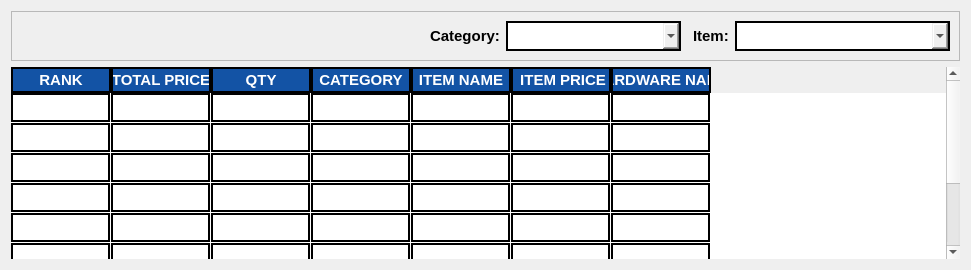
         <widget class="QWidget" name="page_11">
          <layout class="QVBoxLayout" name="verticalLayout_12">
           <item>
            <widget class="QFrame" name="frame_20">
             <property name="frameShape">
              <enum>QFrame::StyledPanel</enum>
             </property>
             <property name="frameShadow">
              <enum>QFrame::Raised</enum>
             </property>
             <layout class="QHBoxLayout" name="horizontalLayout_19">
              <item>
               <spacer name="horizontalSpacer_27">
                <property name="orientation">
                 <enum>Qt::Horizontal</enum>
                </property>
                <property name="sizeHint" stdset="0">
                 <size>
                  <width>409</width>
                  <height>20</height>
                 </size>
                </property>
               </spacer>
              </item>
              <item>
               <widget class="QLabel" name="label_22">
                <property name="styleSheet">
                 <string notr="true">border-color: white;
border-style: none;
font-family: Segoe UI;
font-weight: bold;
color: black;
font-size: 15px;
</string>
                </property>
                <property name="text">
                 <string>Category:</string>
                </property>
               </widget>
              </item>
              <item>
               <widget class="QComboBox" name="list_data_categoryBox">
                <property name="minimumSize">
                 <size>
                  <width>175</width>
                  <height>30</height>
                 </size>
                </property>
                <property name="maximumSize">
                 <size>
                  <width>175</width>
                  <height>30</height>
                 </size>
                </property>
                <property name="cursor">
                 <cursorShape>PointingHandCursor</cursorShape>
                </property>
                <property name="styleSheet">
                 <string notr="true">QComboBox{
border-style: solid;
border-width: 2px;
border-color: black;
font-family: Segoe UI;
font-weight: bold;
color: black;
font-size: 12.5px;

}

QComboBox::hover{
background-color: #efefef;
}</string>
                </property>
               </widget>
              </item>
              <item>
               <widget class="QFrame" name="frame_21">
                <property name="frameShape">
                 <enum>QFrame::StyledPanel</enum>
                </property>
                <property name="frameShadow">
                 <enum>QFrame::Raised</enum>
                </property>
               </widget>
              </item>
              <item>
               <widget class="QLabel" name="label_23">
                <property name="styleSheet">
                 <string notr="true">border-color: white;
border-style: none;
font-family: Segoe UI;
font-weight: bold;
color: black;
font-size: 15px;
</string>
                </property>
                <property name="text">
                 <string>Item:</string>
                </property>
               </widget>
              </item>
              <item>
               <widget class="QComboBox" name="list_data_itemBox">
                <property name="minimumSize">
                 <size>
                  <width>215</width>
                  <height>30</height>
                 </size>
                </property>
                <property name="maximumSize">
                 <size>
                  <width>215</width>
                  <height>30</height>
                 </size>
                </property>
                <property name="cursor">
                 <cursorShape>PointingHandCursor</cursorShape>
                </property>
                <property name="styleSheet">
                 <string notr="true">QComboBox{
border-style: solid;
border-width: 2px;
border-color: black;
font-family: Segoe UI;
font-weight: bold;
color: black;
font-size: 12.5px;

}

QComboBox::hover{
background-color: #efefef;
}</string>
                </property>
               </widget>
              </item>
             </layout>
            </widget>
           </item>
           <item>
            <widget class="QTableWidget" name="item_data_list_table">
             <property name="minimumSize">
              <size>
               <width>0</width>
               <height>0</height>
              </size>
             </property>
             <property name="maximumSize">
              <size>
               <width>16777215</width>
               <height>16777215</height>
              </size>
             </property>
             <property name="focusPolicy">
              <enum>Qt::NoFocus</enum>
             </property>
             <property name="styleSheet">
              <string notr="true">QTableWidget{
background-color: white;
gridline-color: black;
font-family: Segoe UI;
font-weight: bold;
color: black;
font-size: 15px;

	
}
QTableView::item {
border: 2px solid black;
}
QHeaderView::section{
background-color: #1353A5;
border: 2px solid black;
font: bold 15px Arial, serif;
color: rgb(255, 255, 255);
}
</string>
             </property>
             <property name="frameShape">
              <enum>QFrame::NoFrame</enum>
             </property>
             <property name="frameShadow">
              <enum>QFrame::Sunken</enum>
             </property>
             <property name="horizontalScrollBarPolicy">
              <enum>Qt::ScrollBarAlwaysOff</enum>
             </property>
             <property name="editTriggers">
              <set>QAbstractItemView::NoEditTriggers</set>
             </property>
             <property name="showGrid">
              <bool>true</bool>
             </property>
             <property name="gridStyle">
              <enum>Qt::NoPen</enum>
             </property>
             <property name="wordWrap">
              <bool>true</bool>
             </property>
             <property name="cornerButtonEnabled">
              <bool>true</bool>
             </property>
             <attribute name="verticalHeaderVisible">
              <bool>false</bool>
             </attribute>
             <attribute name="verticalHeaderCascadingSectionResizes">
              <bool>false</bool>
             </attribute>
             <attribute name="verticalHeaderHighlightSections">
              <bool>true</bool>
             </attribute>
             <attribute name="verticalHeaderShowSortIndicator" stdset="0">
              <bool>false</bool>
             </attribute>
             <attribute name="verticalHeaderStretchLastSection">
              <bool>false</bool>
             </attribute>
             <row>
              <property name="text">
               <string>New Row</string>
              </property>
             </row>
             <row>
              <property name="text">
               <string>New Row</string>
              </property>
             </row>
             <row>
              <property name="text">
               <string>New Row</string>
              </property>
             </row>
             <row>
              <property name="text">
               <string>New Row</string>
              </property>
             </row>
             <row>
              <property name="text">
               <string>New Row</string>
              </property>
             </row>
             <row>
              <property name="text">
               <string>New Row</string>
              </property>
             </row>
             <row>
              <property name="text">
               <string>New Row</string>
              </property>
             </row>
             <row>
              <property name="text">
               <string>New Row</string>
              </property>
             </row>
             <column>
              <property name="text">
               <string>  RANK  </string>
              </property>
             </column>
             <column>
              <property name="text">
               <string> TOTAL PRICE </string>
              </property>
             </column>
             <column>
              <property name="text">
               <string> QTY </string>
              </property>
             </column>
             <column>
              <property name="text">
               <string>CATEGORY</string>
              </property>
             </column>
             <column>
              <property name="text">
               <string>ITEM NAME</string>
              </property>
             </column>
             <column>
              <property name="text">
               <string> ITEM PRICE</string>
              </property>
             </column>
             <column>
              <property name="text">
               <string>HARDWARE NAME</string>
              </property>
             </column>
            </widget>
           </item>
          </layout>
         </widget>
